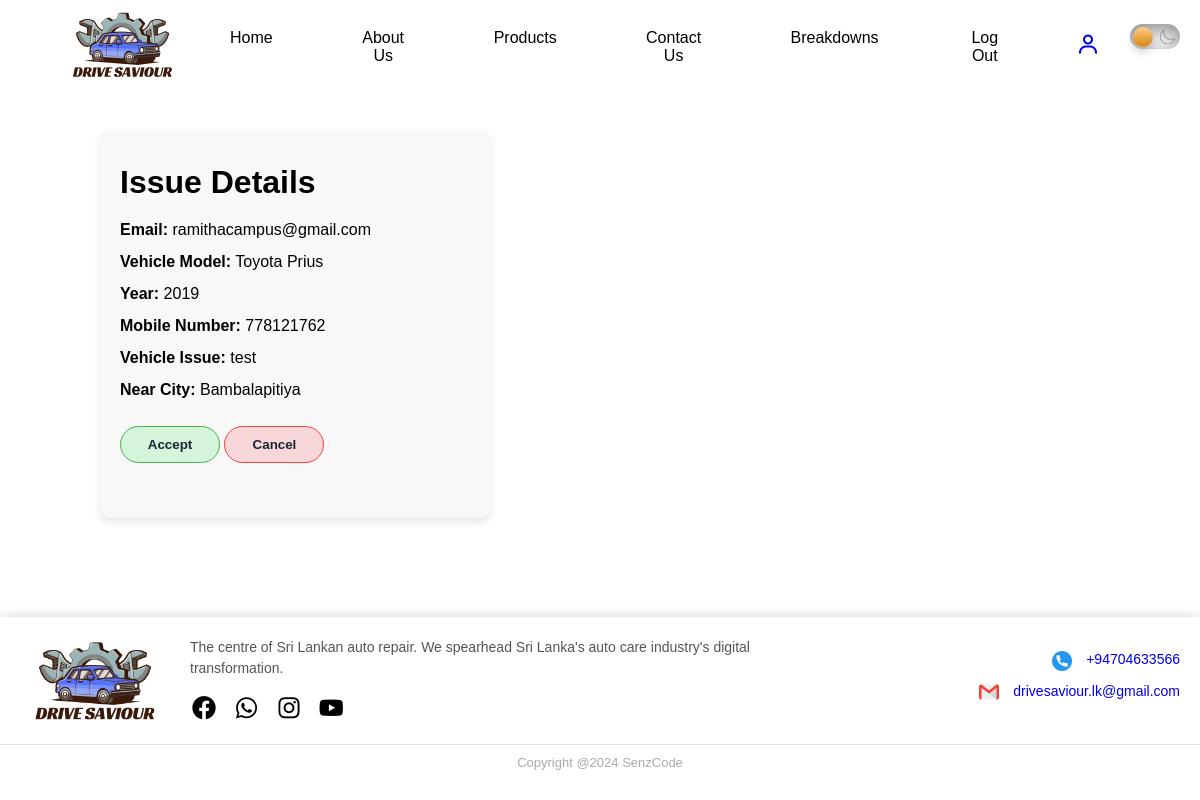
The app's page /mechanic/Breakdown/view_issue.php?id=93 with its own data.
### tables this page shows
CREATE TABLE `vehicleissues` (
  `id` int(11) NOT NULL,
  `email` varchar(100) NOT NULL,
  `v_id` int(11) NOT NULL,
  `mech_id` int(11) DEFAULT NULL,
  `vehicle_model` varchar(50) NOT NULL,
  `year` int(11) NOT NULL,
  `mobile_number` varchar(15) NOT NULL,
  `location` varchar(100) DEFAULT NULL,
  `vehicle_issue` text NOT NULL,
  `created_at` timestamp NOT NULL DEFAULT current_timestamp(),
  `status` varchar(50) DEFAULT 'Pending',
  `city` varchar(255) NOT NULL
);

### mechanic/Breakdown/view_issue.php (the view, shortened to what this page needs)
<?php
require '../navbar/nav.php';
require '../../connection.php';
$issue_id = intval($_GET['id']);
$sql = "SELECT vi.*
from vehicleissues vi JOIN vehicle v ON vi.v_id = v.v_id
    JOIN vehicle_owner vo ON v.email = vo.email
    WHERE vi.id = ?";
$stmt = $conn->prepare($sql);
$stmt->bind_param("i", $issue_id);
$stmt->execute();
$result = $stmt->get_result();
$issue = $result->fetch_assoc();
?>
<!DOCTYPE html>
<html lang="en">
<head>
    <link rel="stylesheet" href="style.css">
    <link rel="stylesheet" href="../../vehicle_owner/navbar/style.css">
</head>
<body>
<div class="issue_container">
    <div class="issue-details">
        <h1>Issue Details</h1>
        <p><strong>Email:</strong> <?= htmlspecialchars($issue['email']); ?></p>
        <p><strong>Vehicle Model:</strong> <?= htmlspecialchars($issue['vehicle_model']); ?></p>
        <p><strong>Year:</strong> <?= htmlspecialchars($issue['year']); ?></p>
        <p><strong>Mobile Number:</strong> <?= htmlspecialchars($issue['mobile_number']); ?></p>
        <p><strong>Vehicle Issue:</strong> <?= htmlspecialchars($issue['vehicle_issue']); ?></p>
        <p><strong>Near City:</strong> <?= htmlspecialchars($issue['city']); ?></p>
        <button class="btn accept-btn">Accept</button>
        <button class="btn decline-btn" onclick="window.location.href='breakdown.php'">Cancel</button>
    </div>
    <div class="map-container">
        <br>
        <div id="map" style="width:100%; height:400px;"></div>
    </div>
</div>
<?php
    require '../../vehicle_owner/footer/footer.php';
?>
</body>
</html>

### mechanic/Breakdown/style.css (style rules this page uses)
.issue_container { display: flex; gap: 50px; margin-bottom: 30px; }
.issue-details { margin-top: 30px; margin-left: 100px; width: 500px; line-height: 2; background-color: #f8f8f8; border-radius: 10px; box-shadow: 0 4px 8px rgba(0, 0, 0, 0.1); padding: 20px; transition: transform 0.3s ease-in-out; }
.map-container { width: 800px; margin-right: 50px; }
.btn { display: inline-block; margin-top: 20px; width: 100px; color: #182431; font-weight: bold; padding: 10px; border-radius: 88px; text-decoration: none; text-align: center; transition: background-color .50s ease, color .50s ease; border: 1px solid; }
.accept-btn { background-color: #d4f4dc; border-color: #4caf50; }
.decline-btn { background-color: #f8d7da; border-color: #f44336; }

### vehicle_owner/navbar/style.css (style rules this page uses)
* { margin: 0; padding: 0; box-sizing: border-box; list-style: none; text-decoration: none; scroll-behavior: smooth; scroll-padding-top: 3rem; }
:root { --primary-color:#2B5AC2; }
html { scrollbar-width: none; }
body { font-family: Arial, sans-serif; background-color: #ffffff; color: #000000; margin: 0; padding: 0; }
*, *:after, *:before { -webkit-box-sizing: border-box; -moz-box-sizing: border-box; -ms-box-sizing: border-box; box-sizing: border-box; }

### vehicle_owner/footer/footer.php (style rules this page uses)
body, html { margin: 0; padding: 0; min-height: 100vh; display: flex; flex-direction: column; }

### records on screen
vehicleissues: email "ramithacampus@gmail.com", vehicle_model "Toyota Prius", year "2019", mobile_number "778121762", vehicle_issue "test", city "Bambalapitiya"
